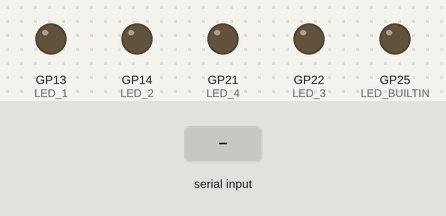
A sketch run on a simulated Raspberry Pi Pico. Parts: output pins drawn as LEDs (lit = HIGH). Dashed ring = blinking. The test bench sets the inputs (shaded band). What the sketch prints to the serial monitor is not drawn.

Above: at 5.0 s.
5.1 s: "RB\n" received over Serial
At 6.5 s:
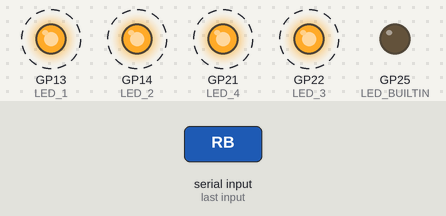
8.1 s: "GE\n" received over Serial
At 8.9 s:
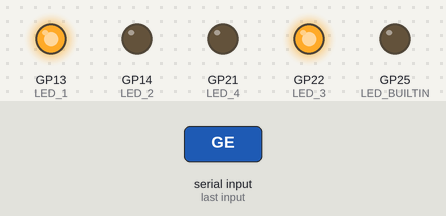
9.6 s: "YE\n" received over Serial
At 10.4 s:
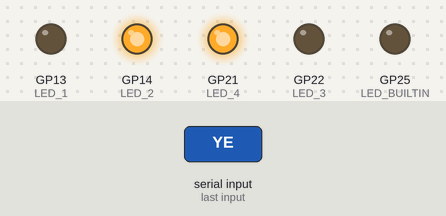
11.1 s: "L1\n" received over Serial
At 11.5 s:
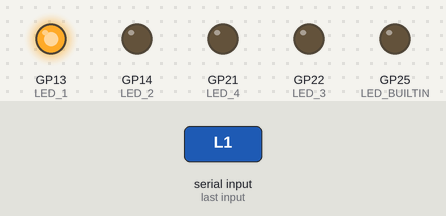
12.6 s: "L2\n" received over Serial
At 13.8 s:
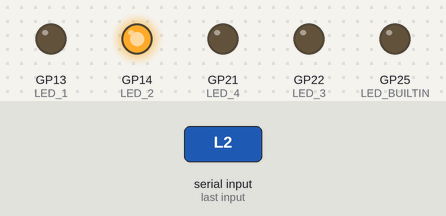
Timing chart, 0 to 15.1 s (numbered marks = the images above; inputs shaded):
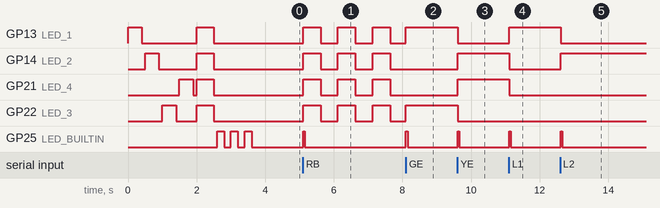

The sketch:

lightsigns.ino
```cpp
/*
 * Railway Station - LightSigns Component (4 LEDs)
 * Raspberry Pi Pico W Version
 *
 * Hardware: 4 LEDs nos pinos GP13, GP14, GP22, GP21
 * Layout: 2 LEDs de cada lado
 */

// Definir pinos dos LEDs (conforme o teu hardware)
#define LED_1  13   // GP13 - LED 1 (Lado Esquerdo)
#define LED_2  14   // GP14 - LED 2 (Lado Esquerdo)
#define LED_3  22   // GP22 - LED 3 (Lado Direito)
#define LED_4  21   // GP21 - LED 4 (Lado Direito)

// Variáveis para controlo de blink
bool blinking = false;
unsigned long lastBlinkTime = 0;
int currentState = 0;  // 0=Free, 1=Busy, 2=Assigned, 3=Inoperative

String command = "";

void setup() {
  Serial.begin(9600);

  // Aguardar conexão serial
  while (!Serial && millis() < 3000) {
    delay(10);
  }

  // Configurar pinos dos LEDs como OUTPUT
  pinMode(LED_1, OUTPUT);
  pinMode(LED_2, OUTPUT);
  pinMode(LED_3, OUTPUT);
  pinMode(LED_4, OUTPUT);
  pinMode(LED_BUILTIN, OUTPUT);

  // Apagar todos os LEDs
  digitalWrite(LED_1, LOW);
  digitalWrite(LED_2, LOW);
  digitalWrite(LED_3, LOW);
  digitalWrite(LED_4, LOW);

  // Teste inicial - acender LEDs em sequência
  testLEDs();

  // LED interno pisca 3x
  for (int i = 0; i < 3; i++) {
    digitalWrite(LED_BUILTIN, HIGH);
    delay(200);
    digitalWrite(LED_BUILTIN, LOW);
    delay(200);
  }

  Serial.println("╔═══════════════════════════════════════════════════════════╗");
  Serial.println("║  LightSigns Component - Raspberry Pi Pico W (4 LEDs)     ║");
  Serial.println("╚═══════════════════════════════════════════════════════════╝");
  Serial.println("");
  Serial.println("Hardware Configuration:");
  Serial.println("  Left Side:  LED 1 (GP13), LED 2 (GP14)");
  Serial.println("  Right Side: LED 3 (GP22), LED 4 (GP21)");
  Serial.println("");
  Serial.println("Available Commands:");
  Serial.println("  GE,01  - Green  (Via Livre) - LEDs 1,3 ON");
  Serial.println("  RE,01  - Red    (Via Ocupada) - LEDs 1,2,3,4 ON");
  Serial.println("  YE,01  - Yellow (Via Atribuída) - LEDs 2,4 ON");
  Serial.println("  RB,01  - Red Blink (Não Operacional) - ALL BLINK");
  Serial.println("  OF,01  - Off (Apagar tudo)");
  Serial.println("  TE     - Test all LEDs");
  Serial.println("");
  Serial.println("Waiting for commands...");
  Serial.println("─────────────────────────────────────────────────────────────");
}

void loop() {
  // Processar comandos
  while (Serial.available() > 0) {
    char c = Serial.read();

    if (c == '\n' || c == '\r') {
      if (command.length() > 0) {
        processCommand(command);
        command = "";
      }
    } else {
      command += c;
    }
  }

  // Processar blink se estiver ativo
  handleBlinking();

  delay(10);
}

void testLEDs() {
  Serial.println("Testing LEDs in sequence...");

  // LED 1
  digitalWrite(LED_1, HIGH);
  Serial.println("  LED 1 (GP13) ON");
  delay(400);
  digitalWrite(LED_1, LOW);
  delay(100);

  // LED 2
  digitalWrite(LED_2, HIGH);
  Serial.println("  LED 2 (GP14) ON");
  delay(400);
  digitalWrite(LED_2, LOW);
  delay(100);

  // LED 3
  digitalWrite(LED_3, HIGH);
  Serial.println("  LED 3 (GP22) ON");
  delay(400);
  digitalWrite(LED_3, LOW);
  delay(100);

  // LED 4
  digitalWrite(LED_4, HIGH);
  Serial.println("  LED 4 (GP21) ON");
  delay(400);
  digitalWrite(LED_4, LOW);
  delay(100);

  // Todos juntos
  digitalWrite(LED_1, HIGH);
  digitalWrite(LED_2, HIGH);
  digitalWrite(LED_3, HIGH);
  digitalWrite(LED_4, HIGH);
  Serial.println("  ALL LEDs ON");
  delay(500);
  turnOffAllLEDs();
  delay(100);

  Serial.println("Test complete!");
}

void processCommand(String cmd) {
  cmd.trim();
  cmd.toUpperCase();

  if (cmd.length() < 2) {
    Serial.println("ERROR: Invalid command format");
    return;
  }

  // Extrair operação (pode ser GE, RE, YE, RB, OF, TE)
  String operation = cmd.substring(0, 2);

  // Apagar todos os LEDs primeiro
  turnOffAllLEDs();

  if (operation == "GE") {
    // Green - Via livre
    // Acender LEDs externos (1 e 3)
    setGreen();
    Serial.println("✓ Status: GREEN (Via Livre)");
    Serial.println("  LEDs ON: 1 (GP13), 3 (GP22)");

  } else if (operation == "RE") {
    // Red - Via ocupada
    // Acender todos os LEDs
    setRed();
    Serial.println("✓ Status: RED (Via Ocupada)");
    Serial.println("  LEDs ON: ALL (1,2,3,4)");

  } else if (operation == "YE") {
    // Yellow - Via atribuída
    // Acender LEDs internos (2 e 4)
    setYellow();
    Serial.println("✓ Status: YELLOW (Via Atribuída)");
    Serial.println("  LEDs ON: 2 (GP14), 4 (GP21)");

  } else if (operation == "RB") {
    // Red Blink - Via não operacional
    // Todos os LEDs piscam
    setRedBlink();
    Serial.println("✓ Status: RED BLINK (Via Não Operacional)");
    Serial.println("  LEDs BLINKING: ALL");

  } else if (operation == "OF") {
    // Off - Apagar
    Serial.println("✓ Status: OFF (Todos os LEDs apagados)");

  } else if (operation == "TE") {
    // Test - Testar LEDs
    Serial.println("✓ Running LED test...");
    testLEDs();

  } else if (operation == "L1") {
    // Teste individual - LED 1
    digitalWrite(LED_1, HIGH);
    Serial.println("✓ LED 1 (GP13) ON");

  } else if (operation == "L2") {
    // Teste individual - LED 2
    digitalWrite(LED_2, HIGH);
    Serial.println("✓ LED 2 (GP14) ON");

  } else if (operation == "L3") {
    // Teste individual - LED 3
    digitalWrite(LED_3, HIGH);
    Serial.println("✓ LED 3 (GP22) ON");

  } else if (operation == "L4") {
    // Teste individual - LED 4
    digitalWrite(LED_4, HIGH);
    Serial.println("✓ LED 4 (GP21) ON");

  } else if (operation == "AL") {
    // All LEDs ON
    digitalWrite(LED_1, HIGH);
    digitalWrite(LED_2, HIGH);
    digitalWrite(LED_3, HIGH);
    digitalWrite(LED_4, HIGH);
    Serial.println("✓ ALL LEDs ON");

  } else {
    Serial.println("ERROR: Unknown operation");
    Serial.println("Valid commands: GE, RE, YE, RB, OF, TE, L1, L2, L3, L4, AL");
    return;
  }

  // Piscar LED interno brevemente para confirmar
  digitalWrite(LED_BUILTIN, HIGH);
  delay(50);
  digitalWrite(LED_BUILTIN, LOW);

  Serial.println("─────────────────────────────────────────────────────────────");
}

void turnOffAllLEDs() {
  digitalWrite(LED_1, LOW);
  digitalWrite(LED_2, LOW);
  digitalWrite(LED_3, LOW);
  digitalWrite(LED_4, LOW);
  blinking = false;
}

void setGreen() {
  // Via livre - LEDs externos (1 e 3)
  digitalWrite(LED_1, HIGH);  // Esquerda externa
  digitalWrite(LED_2, LOW);
  digitalWrite(LED_3, HIGH);  // Direita externa
  digitalWrite(LED_4, LOW);
  currentState = 0;
  blinking = false;
}

void setRed() {
  // Via ocupada - Todos os LEDs
  digitalWrite(LED_1, HIGH);
  digitalWrite(LED_2, HIGH);
  digitalWrite(LED_3, HIGH);
  digitalWrite(LED_4, HIGH);
  currentState = 1;
  blinking = false;
}

void setYellow() {
  // Via atribuída - LEDs internos (2 e 4)
  digitalWrite(LED_1, LOW);
  digitalWrite(LED_2, HIGH);  // Esquerda interna
  digitalWrite(LED_3, LOW);
  digitalWrite(LED_4, HIGH);  // Direita interna
  currentState = 2;
  blinking = false;
}

void setRedBlink() {
  // Via não operacional - Todos piscam
  digitalWrite(LED_1, HIGH);
  digitalWrite(LED_2, HIGH);
  digitalWrite(LED_3, HIGH);
  digitalWrite(LED_4, HIGH);
  currentState = 3;
  blinking = true;
  lastBlinkTime = millis();
}

void handleBlinking() {
  if (blinking) {
    unsigned long currentTime = millis();

    // Blink a cada 500ms
    if (currentTime - lastBlinkTime >= 500) {
      lastBlinkTime = currentTime;

      // Toggle todos os LEDs
      int state = digitalRead(LED_1);
      digitalWrite(LED_1, !state);
      digitalWrite(LED_2, !state);
      digitalWrite(LED_3, !state);
      digitalWrite(LED_4, !state);
    }
  }
}

/*
 * ═══════════════════════════════════════════════════════════════
 * CONFIGURAÇÃO DO HARDWARE
 * ═══════════════════════════════════════════════════════════════
 *
 * Layout dos LEDs:
 *
 *      LADO ESQUERDO          LADO DIREITO
 *
 *         LED 1                  LED 3
 *         GP13                   GP22
 *          ●                      ●
 *                   VIA
 *          ●                      ●
 *         LED 2                  LED 4
 *         GP14                   GP21
 *
 * ═══════════════════════════════════════════════════════════════
 *
 * PADRÕES DE ILUMINAÇÃO:
 *
 * 🟢 GREEN (Via Livre):
 *    ●  ○     Externos acesos
 *
 *    ○  ●     (LEDs 1 e 3)
 *
 * 🔴 RED (Via Ocupada):
 *    ●  ●     Todos acesos
 *
 *    ●  ●     (LEDs 1, 2, 3, 4)
 *
 * 🟡 YELLOW (Via Atribuída):
 *    ○  ●     Internos acesos
 *
 *    ●  ○     (LEDs 2 e 4)
 *
 * 🔴 RED BLINK (Não Operacional):
 *    ●  ●     Todos piscam
 *
 *    ●  ●     (500ms ON/OFF)
 *
 * ═══════════════════════════════════════════════════════════════
 *
 * LIGAÇÕES (cada LED):
 *
 *   Raspberry Pi Pico W
 *   ┌──────────────┐
 *   │              │
 *   │   GP13 ○─────┼────→ [Resistor 220Ω] ──→ LED 1 (+) ──→ GND
 *   │   GP14 ○─────┼────→ [Resistor 220Ω] ──→ LED 2 (+) ──→ GND
 *   │   GP22 ○─────┼────→ [Resistor 220Ω] ──→ LED 3 (+) ──→ GND
 *   │   GP21 ○─────┼────→ [Resistor 220Ω] ──→ LED 4 (+) ──→ GND
 *   │   GND  ○─────┼────→ GND comum (todos os catodos)
 *   │              │
 *   └──────────────┘
 *
 * ═══════════════════════════════════════════════════════════════
 *
 * COMANDOS DISPONÍVEIS:
 *
 *   GE    → Green (Via Livre) - LEDs 1,3
 *   RE    → Red (Via Ocupada) - LEDs 1,2,3,4
 *   YE    → Yellow (Via Atribuída) - LEDs 2,4
 *   RB    → Red Blink (Não Operacional) - Todos piscam
 *   OF    → Off (Apagar tudo)
 *   TE    → Test (Testar todos em sequência)
 *
 *   Comandos de teste individual:
 *   L1    → Acender apenas LED 1 (GP13)
 *   L2    → Acender apenas LED 2 (GP14)
 *   L3    → Acender apenas LED 3 (GP22)
 *   L4    → Acender apenas LED 4 (GP21)
 *   AL    → Acender todos
 *
 * ═══════════════════════════════════════════════════════════════
 *
 * PINOUT RASPBERRY PI PICO W:
 *
 *                      USB
 *                  ┌────────┐
 *          GP0  ○──┤  1  40 ├──○  VBUS
 *          ...     │   ...  │     ...
 *         GP13  ○──┤ 17  24 ├──○  GP18
 *         GP14  ○──┤ 19  22 ├──○  GP17
 *          ...     │   ...  │     ...
 *         GP21  ○──┤ 27  15 ├──○  GP11
 *         GP22  ○──┤ 29  14 ├──○  GP10
 *          ...     │   ...  │     ...
 *                  └────────┘
 *
 *   Localização física dos pinos:
 *   - GP13: Pin 17 (lado esquerdo, meio)
 *   - GP14: Pin 19 (lado esquerdo, meio-baixo)
 *   - GP21: Pin 27 (lado direito, meio-baixo)
 *   - GP22: Pin 29 (lado direito, baixo)
 *
 * ═══════════════════════════════════════════════════════════════
 */
```

Measured:
- after the input at 5.1 s, GP13 (LED_1), GP14 (LED_2), GP21 (LED_4), GP22 (LED_3): alternates HIGH for 0.51 s and LOW for 0.51 s, starting at once; GP25 (LED_BUILTIN): LOW → HIGH at once, → LOW 0.05 s later
- after the input at 8.1 s, GP14 (LED_2), GP21 (LED_4): stays LOW (without the input it goes to HIGH after 0.05 s); GP25 (LED_BUILTIN): LOW → HIGH at once, → LOW 0.05 s later
- after the input at 9.6 s, GP13 (LED_1), GP22 (LED_3): HIGH → LOW at once; GP14 (LED_2), GP21 (LED_4): LOW → HIGH at once; GP25 (LED_BUILTIN): LOW → HIGH at once, → LOW 0.05 s later
- after the input at 11.1 s, GP13 (LED_1): LOW → HIGH at once; GP14 (LED_2), GP21 (LED_4): HIGH → LOW at once; GP25 (LED_BUILTIN): LOW → HIGH at once, → LOW 0.05 s later
- after the input at 12.6 s, GP13 (LED_1): HIGH → LOW at once; GP14 (LED_2): LOW → HIGH at once; GP25 (LED_BUILTIN): LOW → HIGH at once, → LOW 0.05 s later
